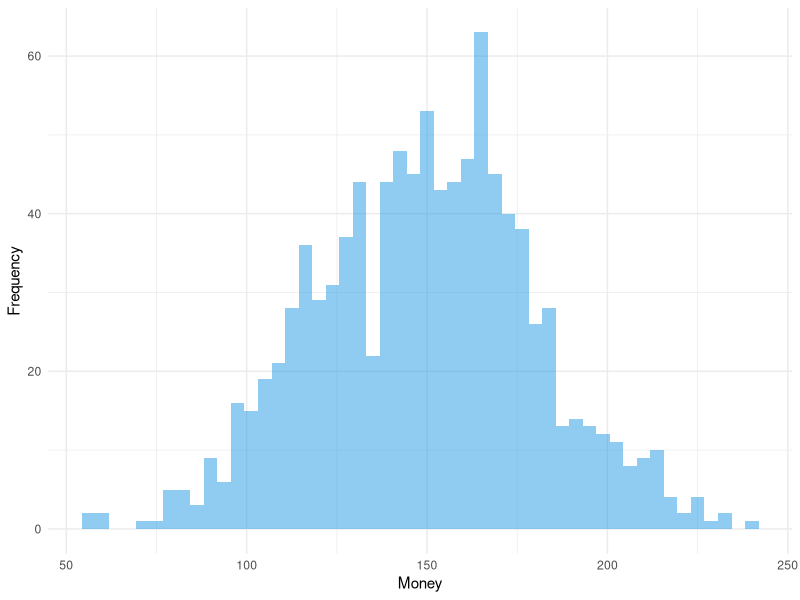
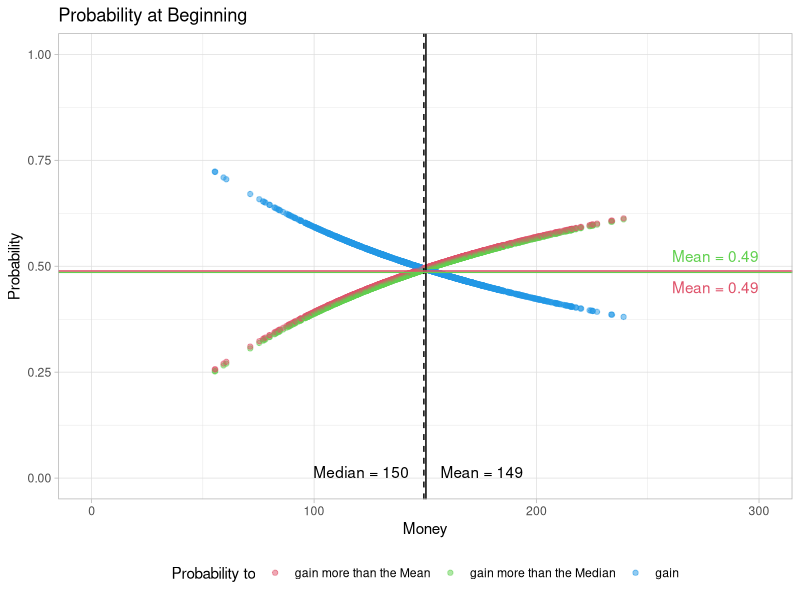
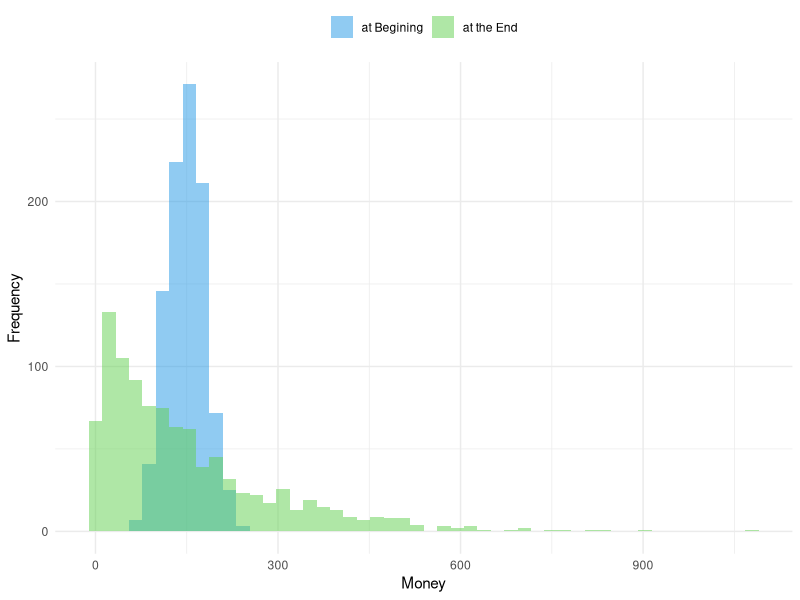
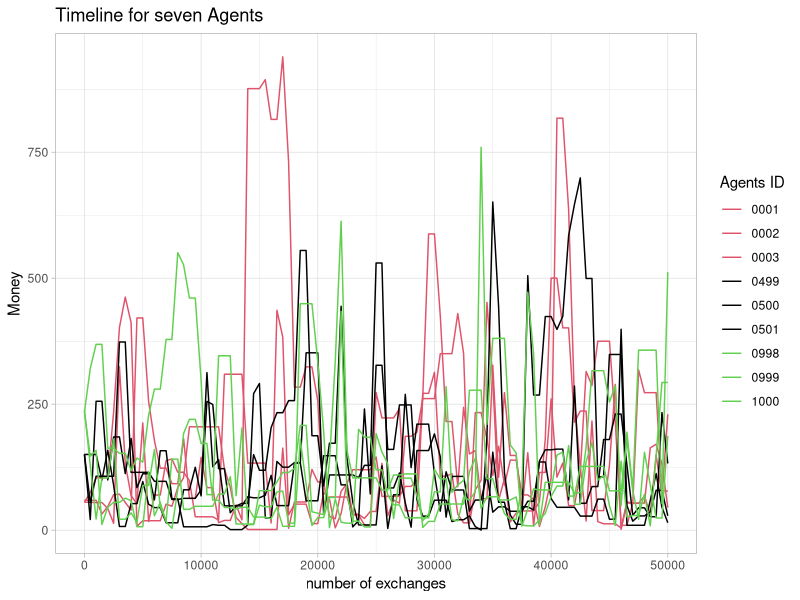
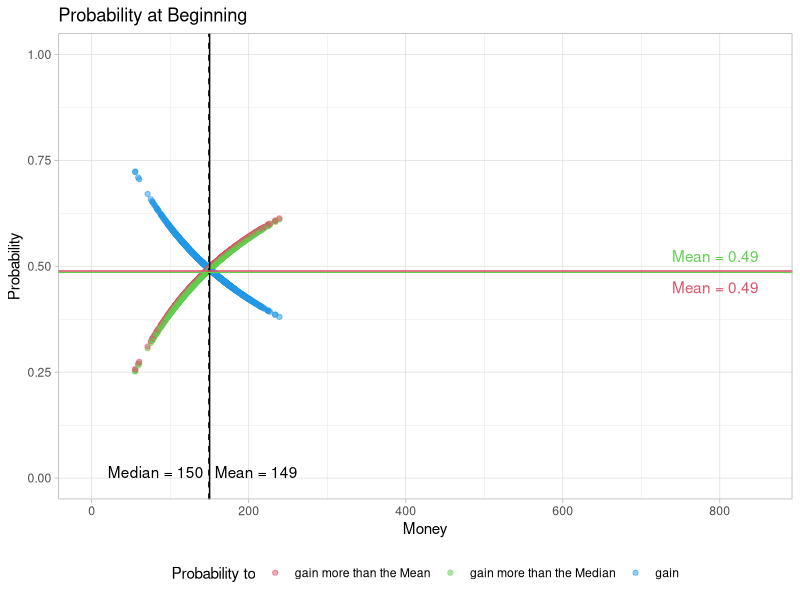
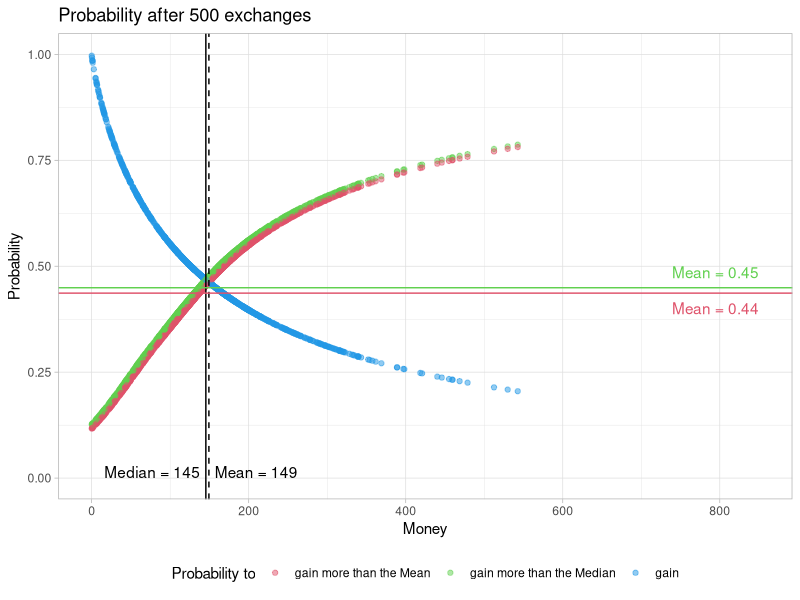
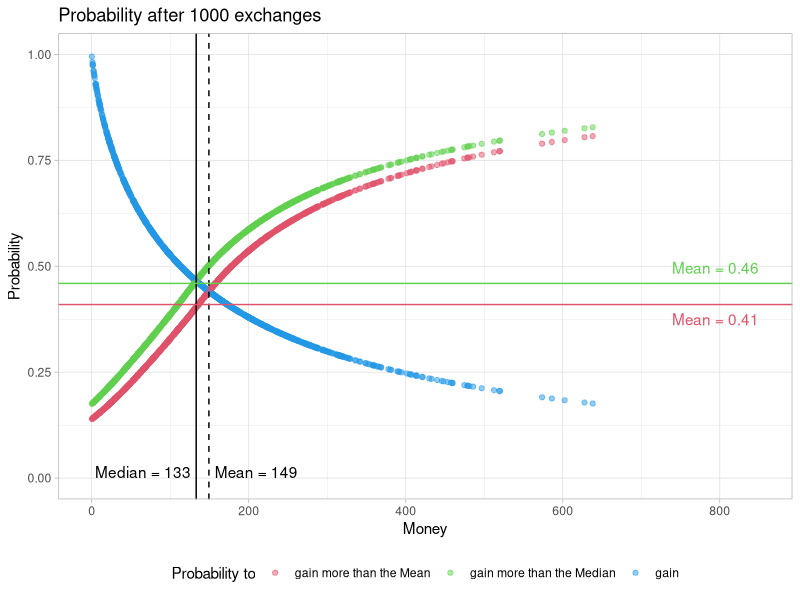
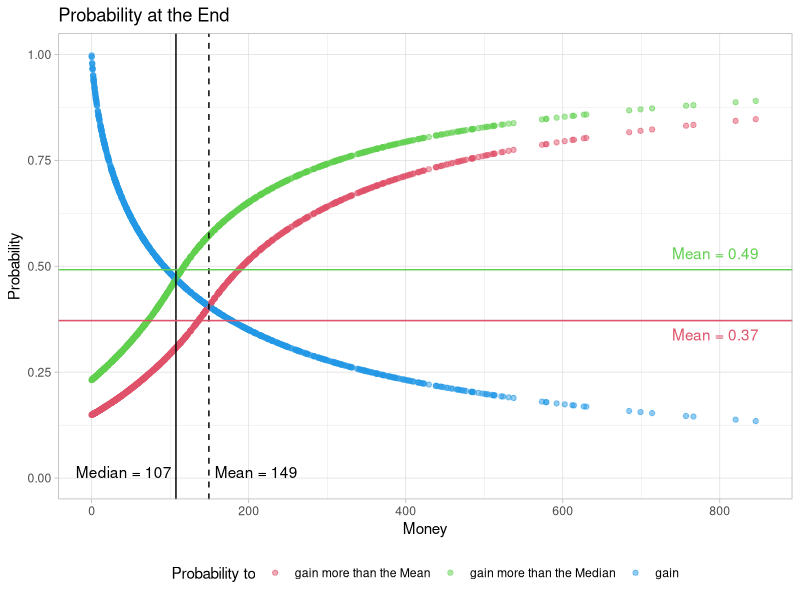

The R source for these figures, in order:
## ---- chunk 1
library(ggplot2)
library(patchwork)
library(tidyr)
library(dplyr)
## ---- chunk 2
nA = 1000         # number of Agents
ID = seq_len(nA)  # ID of the Agents
M0pop = 150       # Mean amount of Money in the Start-Population

# generating Start-Population

PopNorm <- data.frame( ID = ID,
                       Money= sort(rnorm(nA, mean = M0pop, sd = 0.2 * M0pop))
                      )

## ---- chunk 3
ggplot(PopNorm, aes(x = Money)) +
  geom_histogram(position = "identity", alpha = 0.5, bins = 50, fill = 4) +
  ylab("Frequency") +
  scale_fill_manual(values = 4) +
  theme_minimal() +
  theme(legend.position = "top")
## ---- chunk 4
splitpair <- function(){
  rn <- runif(1)
  c(rn,1-rn)
}
splitpair()
## ---- chunk 5
calc_p <- function(M_dist) {
  Dist <- data.frame(Money = M_dist,
                     probwin = 0,
                     probmed = 0,
                     probmean = 0
                     )
  Sum <- data.frame(Money = c(min(Dist$Money),
                              max(Dist$Money),
                              median(Dist$Money),
                              mean(Dist$Money)
                              ),
                    probwin = 0,
                    probmed = 0,
                    probmean = 0
                    )
  rownames(Sum) <- c("min", "max", "med", "mean")
  M_Med <- Sum["med", "Money"]
  M_Mean <- Sum["mean", "Money"]
  for(i in 1:nrow(Dist)) {
    M_A <- Dist[i,"Money"]
    M_oA <- Dist[c(-i),"Money"]
    pwin <- M_oA*0
    pmed <- M_oA*0
    pmean <- M_oA*0
    for(ii in 1:NROW(M_oA)) {
      Pot <- max(M_A + M_oA[ii], 10e-8)
      pwin[ii] <- 1-min(1, M_A/Pot)
      pmed[ii] <- 1-min(1, M_Med/Pot)
      pmean[ii] <- 1-min(1, M_Mean/Pot)
    }
    Dist[i,"probwin"] <- mean(pwin)
    Dist[i,"probmed"] <- mean(pmed)
    Dist[i,"probmean"] <- mean(pmean)
  }
  for (i in c("probwin","probmed","probmean")) {
    Sum[[i]] = c(min(Dist[[i]]),
                    max(Dist[[i]]),
                    median(Dist[[i]]),
                    mean(Dist[[i]])
    )
  }

  Output <- list(Sum = Sum, Dist = Dist)
  return(Output)
}
## ---- chunk 6
ProbNorm <- calc_p(PopNorm$Money)
## ---- chunk 7
figProb <- function(Prob, Title, xmax) {
  Figd <- pivot_longer(data.frame(Prob$Dist),
                       cols = starts_with("p"),
                       names_to = "Outcome",
                       values_to = "Probability"
                       )
  Figs <- Prob$Sum

  Figp <- ggplot(data = Figd,
                 aes(x = Money,
                     y = Probability,
                     color = Outcome
                     )
                 ) +
    geom_point( alpha = 0.5, size = 1.5) +
    scale_color_manual(name = "Probability to",
                       values = c(2, 3, 4),
                       labels = c("gain more than the Mean",
                                  "gain more than the Median",
                                  "gain")
                       ) +
    ylim(0, 1) +
    xlim(0, xmax) +

    geom_vline(xintercept = Figs["med","Money"],
               linetype = "solid", color = 1) +
    annotate("text",
             x = Figs["med","Money"] * 0.95,
             y = 0,
             hjust = 1,
             vjust = 0,
             label = paste("Median =",
                           round(Figs["med","Money"], 0)),
             color = 1) +

    geom_vline(xintercept = Figs["mean","Money"],
               linetype = "dashed", color = 1) +
    annotate("text",
             x = Figs["mean","Money"] * 1.05,
             y = 0,
             hjust = 0,
             vjust = 0,
             label = paste("Mean =",
                           round(Figs["mean","Money"], 0)),
             color = 1) +

    geom_hline(yintercept = Figs["mean","probmed"],
             linetype = "solid", color = 3) +
    annotate("text",
             x = xmax,
             y = Figs["mean","probmed"] * 1.05,
             hjust = 1,
             vjust = 0,
             label = paste("Mean =",
                           round(Figs["mean","probmed"], 2)),
             color = 3) +

    geom_hline(yintercept = Figs["mean","probmean"],
               linetype = "solid", color = 2) +
    annotate("text",
             x = xmax,
             y = Figs["mean","probmean"]*0.95,
             hjust = 1,
             vjust = 1,
             label = paste("Mean =",
                           round(Figs["mean","probmean"], 2)),
             color = 2) +

    labs(title = Title) +
    theme_light() +
    theme(legend.position = "bottom")
  return(Figp)
}

figProb(ProbNorm, "Probability at Beginning", 300)
## ---- chunk 8
ecosim <- function( n, M_dist, TL = 0 ) {
  df <- data.frame(ID=seq(1,NROW(M_dist)),
                   nE=0,
                   MT_S=M_dist,
                   MT_E=M_dist
                   )
  if (TL > 0) {
    M_TL <- data.frame(n0 = df$MT_S)
  }
  for(i in 1:n) {
    rdf <- sample(df$ID, size=2)
    rds <- splitpair()
    df[rdf,"nE"] <- df[rdf,"nE"] + 1
    df[rdf,"MT_E"] <- sum( df[rdf,"MT_E"]) * rds
    if ( TL > 0 ) {
      if ( i %% TL == 0) {
        M_TL [[paste0("n",i)]]<- df$MT_E
      }
    }
  }
  Output <- list("Sum" = df)
  if ( TL > 0 ) {
    rownames(M_TL) <- df$ID
    Output$Timeline <- M_TL
  }
  return(Output)
}
## ---- chunk 9
df <- ecosim(50000, PopNorm$Money, TL = 500)
## ---- chunk 10
figHist <- function(Sim_Sum) {
  Fig <- pivot_longer(data.frame(Sim_Sum),
                      cols = starts_with("MT"),
                      names_to = "Distribution",
                      values_to = "Money"
                      )
  Fig$Distribution <-recode(Fig$Distribution,
                            "MT_S" = "at Begining",
                            "MT_E" = "at the End"
                            )
  Figp <- ggplot(Fig, aes(x = Money, fill = Distribution)) +
    geom_histogram(position = "identity", alpha = 0.5, bins = 50) +
    ylab("Frequency") +
    scale_fill_manual(name = NULL, values = c(4,3)) +
    scale_color_manual(name = NULL, values = c(4, 3)) +
    theme_minimal() +
    theme(legend.position = "top")
  return(Figp)
}

figHist(df$Sum)
## ---- chunk 11
MTime <- data.frame(ID,df$Timeline)

sID <- c(1,2,3,nA/2-1,nA/2,nA/2+1,nA-2,nA-1,nA)
sMTime <- MTime[sID,]

Fig03 <- pivot_longer(data.frame(sMTime),
                      cols = !matches("ID"),
                      names_to = "Time",
                      names_prefix = "n",
                      names_transform = list(Time = as.integer),
                      values_to = "Money"
)

Fig03$ID <- sprintf("%04d", Fig03$ID)

ggplot(data = Fig03, aes(x = Time, y = Money, color = ID)) +
  geom_line() +
  ggtitle("Timeline for seven Agents") +
  xlab("number of exchanges") +
  labs(color = "Agents ID") +
  scale_color_manual(values = c(2,2,2, 1,1, 1,3,3,3)) +
  theme_light() +
  theme(legend.position = "right",
        legend.background = element_rect(fill = "white"))
## ---- chunk 12
FigA <- figProb(calc_p(MTime[,2]), "Probability at Beginning", 850)
FigB <- figProb(calc_p(MTime[,3]), "Probability after 500 exchanges", 850)
FigC <- figProb(calc_p(MTime[,4]), "Probability after 1000 exchanges", 850)
FigD <- figProb(calc_p(MTime[,NCOL(MTime)]), "Probability at the End", 850)

FigA 
FigB
FigC
FigD
